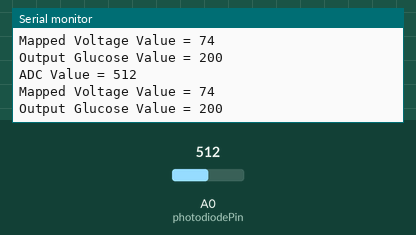
Simulated run of this sketch. Board: Arduino Uno, built with avr-gcc and run on an emulated ATmega328P. Parts: the last lines printed to the serial monitor. The test bench sets the inputs (shaded band); at power-on: A0 (photodiodePin) = 512.

Above: at 3.8 s.
3.9 s: A0 (photodiodePin) set to 716
At 7.2 s:
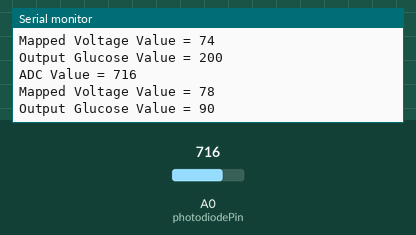
7.8 s: A0 (photodiodePin) set to 900
At 9.9 s:
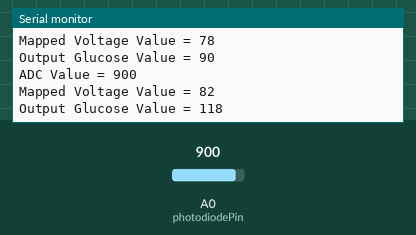
Timing chart, 0 to 11.4 s (numbered marks = the images above; inputs shaded):
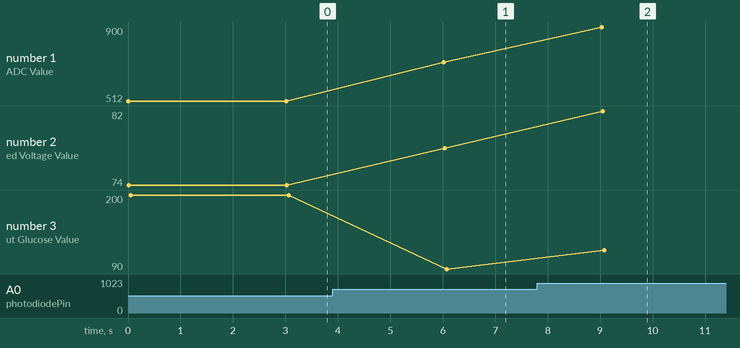

The sketch:

NIR4.ino
```cpp
#define photodiodePin A0
int adcValue = 0;
int mappedVoltage = 0;
int glucoseValue = 0;

void setup()
{
  Serial.begin(9600);
}

void loop()
{
  adcValue = analogRead(photodiodePin);
  mappedVoltage = map(adcValue, 49, 1014, 65, 85);
  glucoseValue = 0.1702 * mappedVoltage * mappedVoltage * mappedVoltage - 35.538 * mappedVoltage * mappedVoltage + 2424.4 * mappedVoltage - 53568;

  Serial.print("ADC Value = ");
  Serial.println(adcValue);
  Serial.print("Mapped Voltage Value = ");
  Serial.println(mappedVoltage);
  Serial.println();
  Serial.print("Output Glucose Value = ");
  Serial.println(glucoseValue);

  Serial.println();
  delay(3000);
}
```

Measured:
- after the input at 3.9 s, the serial monitor: prints a new line after 2.1 s (image 1)
- after the input at 7.8 s, the serial monitor: prints a new line after 1.2 s (image 2)
- plotted number 1: 512 → 716 after the input at 3.9 s, 716 → 900 after the input at 7.8 s
- plotted number 2: 74 → 78 after the input at 3.9 s, 78 → 82 after the input at 7.8 s
- plotted number 3: 200 → 90 after the input at 3.9 s, 90 → 118 after the input at 7.8 s
